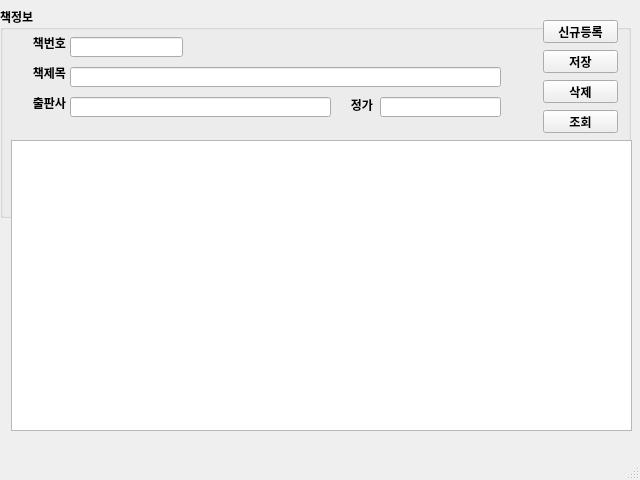
<?xml version="1.0" encoding="UTF-8"?>
<ui version="4.0">
 <class>MainWindow</class>
 <widget class="QMainWindow" name="MainWindow">
  <property name="geometry">
   <rect>
    <x>0</x>
    <y>0</y>
    <width>640</width>
    <height>480</height>
   </rect>
  </property>
  <property name="font">
   <font>
    <family>나눔고딕</family>
    <weight>75</weight>
    <bold>true</bold>
   </font>
  </property>
  <property name="windowTitle">
   <string>MainWindow</string>
  </property>
  <widget class="QWidget" name="centralwidget">
   <widget class="QGroupBox" name="groupBox">
    <property name="geometry">
     <rect>
      <x>0</x>
      <y>7</y>
      <width>631</width>
      <height>211</height>
     </rect>
    </property>
    <property name="title">
     <string>책정보</string>
    </property>
    <widget class="QPushButton" name="btnNew">
     <property name="geometry">
      <rect>
       <x>543</x>
       <y>13</y>
       <width>75</width>
       <height>23</height>
      </rect>
     </property>
     <property name="font">
      <font>
       <family>나눔고딕</family>
       <weight>75</weight>
       <bold>true</bold>
      </font>
     </property>
     <property name="text">
      <string>신규등록</string>
     </property>
    </widget>
    <widget class="QPushButton" name="btnSave">
     <property name="geometry">
      <rect>
       <x>543</x>
       <y>43</y>
       <width>75</width>
       <height>23</height>
      </rect>
     </property>
     <property name="text">
      <string>저장</string>
     </property>
    </widget>
    <widget class="QPushButton" name="btnDel">
     <property name="geometry">
      <rect>
       <x>543</x>
       <y>73</y>
       <width>75</width>
       <height>23</height>
      </rect>
     </property>
     <property name="text">
      <string>삭제</string>
     </property>
    </widget>
    <widget class="QLineEdit" name="txtBookid">
     <property name="geometry">
      <rect>
       <x>70</x>
       <y>30</y>
       <width>113</width>
       <height>20</height>
      </rect>
     </property>
    </widget>
    <widget class="QLineEdit" name="txtBookname">
     <property name="geometry">
      <rect>
       <x>70</x>
       <y>60</y>
       <width>431</width>
       <height>20</height>
      </rect>
     </property>
    </widget>
    <widget class="QLabel" name="label">
     <property name="geometry">
      <rect>
       <x>10</x>
       <y>30</y>
       <width>56</width>
       <height>12</height>
      </rect>
     </property>
     <property name="text">
      <string>책번호</string>
     </property>
     <property name="alignment">
      <set>Qt::AlignRight|Qt::AlignTrailing|Qt::AlignVCenter</set>
     </property>
    </widget>
    <widget class="QLabel" name="label_2">
     <property name="geometry">
      <rect>
       <x>10</x>
       <y>60</y>
       <width>56</width>
       <height>12</height>
      </rect>
     </property>
     <property name="text">
      <string>책제목</string>
     </property>
     <property name="alignment">
      <set>Qt::AlignRight|Qt::AlignTrailing|Qt::AlignVCenter</set>
     </property>
    </widget>
    <widget class="QLineEdit" name="txtPrice">
     <property name="geometry">
      <rect>
       <x>380</x>
       <y>90</y>
       <width>121</width>
       <height>20</height>
      </rect>
     </property>
    </widget>
    <widget class="QLabel" name="label_3">
     <property name="geometry">
      <rect>
       <x>317</x>
       <y>92</y>
       <width>56</width>
       <height>12</height>
      </rect>
     </property>
     <property name="text">
      <string>정가</string>
     </property>
     <property name="alignment">
      <set>Qt::AlignRight|Qt::AlignTrailing|Qt::AlignVCenter</set>
     </property>
    </widget>
    <widget class="QLabel" name="label_4">
     <property name="geometry">
      <rect>
       <x>10</x>
       <y>90</y>
       <width>56</width>
       <height>12</height>
      </rect>
     </property>
     <property name="text">
      <string>출판사</string>
     </property>
     <property name="alignment">
      <set>Qt::AlignRight|Qt::AlignTrailing|Qt::AlignVCenter</set>
     </property>
    </widget>
    <widget class="QLineEdit" name="txtPublisher">
     <property name="geometry">
      <rect>
       <x>70</x>
       <y>90</y>
       <width>261</width>
       <height>20</height>
      </rect>
     </property>
    </widget>
    <widget class="QPushButton" name="btnReload">
     <property name="geometry">
      <rect>
       <x>543</x>
       <y>103</y>
       <width>75</width>
       <height>23</height>
      </rect>
     </property>
     <property name="text">
      <string>조회</string>
     </property>
    </widget>
   </widget>
   <widget class="QTableWidget" name="tblBooks">
    <property name="geometry">
     <rect>
      <x>11</x>
      <y>140</y>
      <width>621</width>
      <height>291</height>
     </rect>
    </property>
   </widget>
  </widget>
  <widget class="QMenuBar" name="menubar">
   <property name="geometry">
    <rect>
     <x>0</x>
     <y>0</y>
     <width>640</width>
     <height>20</height>
    </rect>
   </property>
  </widget>
  <widget class="QStatusBar" name="statusbar"/>
 </widget>
 <resources/>
 <connections/>
</ui>
